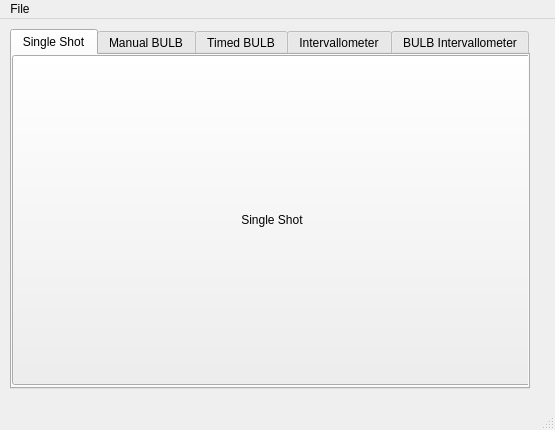
<?xml version="1.0" encoding="UTF-8"?>
<ui version="4.0">
 <class>MainWindow</class>
 <widget class="QMainWindow" name="MainWindow">
  <property name="geometry">
   <rect>
    <x>0</x>
    <y>0</y>
    <width>555</width>
    <height>430</height>
   </rect>
  </property>
  <property name="windowTitle">
   <string>Intervallometer</string>
  </property>
  <widget class="QWidget" name="centralwidget">
   <widget class="QTabWidget" name="tabWidget">
    <property name="geometry">
     <rect>
      <x>10</x>
      <y>10</y>
      <width>520</width>
      <height>360</height>
     </rect>
    </property>
    <property name="currentIndex">
     <number>0</number>
    </property>
    <widget class="QWidget" name="tab">
     <attribute name="title">
      <string>Single Shot</string>
     </attribute>
     <widget class="QWidget" name="gridLayoutWidget">
      <property name="geometry">
       <rect>
        <x>0</x>
        <y>0</y>
        <width>520</width>
        <height>330</height>
       </rect>
      </property>
      <layout class="QGridLayout" name="gridLayout">
       <item row="0" column="0">
        <widget class="QPushButton" name="pushButton">
         <property name="sizePolicy">
          <sizepolicy hsizetype="Expanding" vsizetype="Expanding">
           <horstretch>10</horstretch>
           <verstretch>10</verstretch>
          </sizepolicy>
         </property>
         <property name="text">
          <string>Single Shot</string>
         </property>
        </widget>
       </item>
      </layout>
     </widget>
    </widget>
    <widget class="QWidget" name="tab_2">
     <attribute name="title">
      <string>Manual BULB</string>
     </attribute>
     <widget class="QWidget" name="gridLayoutWidget_2">
      <property name="geometry">
       <rect>
        <x>0</x>
        <y>0</y>
        <width>520</width>
        <height>330</height>
       </rect>
      </property>
      <layout class="QGridLayout" name="gridLayout_2">
       <item row="0" column="0">
        <widget class="QPushButton" name="pushButton_2">
         <property name="sizePolicy">
          <sizepolicy hsizetype="Expanding" vsizetype="Expanding">
           <horstretch>0</horstretch>
           <verstretch>0</verstretch>
          </sizepolicy>
         </property>
         <property name="text">
          <string>Bulb ON</string>
         </property>
        </widget>
       </item>
       <item row="0" column="1">
        <widget class="QPushButton" name="pushButton_3">
         <property name="sizePolicy">
          <sizepolicy hsizetype="Expanding" vsizetype="Expanding">
           <horstretch>0</horstretch>
           <verstretch>0</verstretch>
          </sizepolicy>
         </property>
         <property name="text">
          <string>Bulb OFF</string>
         </property>
        </widget>
       </item>
      </layout>
     </widget>
    </widget>
    <widget class="QWidget" name="tab_3">
     <attribute name="title">
      <string>Timed BULB</string>
     </attribute>
     <widget class="QWidget" name="gridLayoutWidget_3">
      <property name="geometry">
       <rect>
        <x>0</x>
        <y>0</y>
        <width>520</width>
        <height>330</height>
       </rect>
      </property>
      <layout class="QGridLayout" name="gridLayout_3">
       <item row="3" column="0" colspan="3">
        <widget class="QPushButton" name="pushButton_5">
         <property name="sizePolicy">
          <sizepolicy hsizetype="Minimum" vsizetype="Preferred">
           <horstretch>0</horstretch>
           <verstretch>0</verstretch>
          </sizepolicy>
         </property>
         <property name="text">
          <string>Stop</string>
         </property>
        </widget>
       </item>
       <item row="2" column="0" colspan="3">
        <widget class="QPushButton" name="pushButton_4">
         <property name="sizePolicy">
          <sizepolicy hsizetype="Minimum" vsizetype="Preferred">
           <horstretch>0</horstretch>
           <verstretch>0</verstretch>
          </sizepolicy>
         </property>
         <property name="text">
          <string>Start</string>
         </property>
        </widget>
       </item>
       <item row="1" column="0">
        <widget class="QLabel" name="label_2">
         <property name="text">
          <string>Bulb ON time</string>
         </property>
        </widget>
       </item>
       <item row="1" column="1">
        <widget class="QTimeEdit" name="timeEdit_2">
         <property name="dateTime">
          <datetime>
           <hour>0</hour>
           <minute>0</minute>
           <second>1</second>
           <year>2000</year>
           <month>1</month>
           <day>1</day>
          </datetime>
         </property>
         <property name="maximumDateTime">
          <datetime>
           <hour>23</hour>
           <minute>0</minute>
           <second>1</second>
           <year>2000</year>
           <month>1</month>
           <day>1</day>
          </datetime>
         </property>
         <property name="minimumDateTime">
          <datetime>
           <hour>0</hour>
           <minute>0</minute>
           <second>1</second>
           <year>2000</year>
           <month>1</month>
           <day>1</day>
          </datetime>
         </property>
         <property name="maximumTime">
          <time>
           <hour>23</hour>
           <minute>0</minute>
           <second>1</second>
          </time>
         </property>
         <property name="minimumTime">
          <time>
           <hour>0</hour>
           <minute>0</minute>
           <second>1</second>
          </time>
         </property>
         <property name="currentSection">
          <enum>QDateTimeEdit::HourSection</enum>
         </property>
         <property name="displayFormat">
          <string>HH:mm:ss</string>
         </property>
        </widget>
       </item>
      </layout>
     </widget>
    </widget>
    <widget class="QWidget" name="tab_4">
     <attribute name="title">
      <string>Intervallometer</string>
     </attribute>
     <widget class="QWidget" name="gridLayoutWidget_4">
      <property name="geometry">
       <rect>
        <x>0</x>
        <y>0</y>
        <width>520</width>
        <height>330</height>
       </rect>
      </property>
      <layout class="QGridLayout" name="gridLayout_4">
       <item row="2" column="1">
        <widget class="QSpinBox" name="spinBox_3">
         <property name="minimum">
          <number>1</number>
         </property>
         <property name="maximum">
          <number>99999</number>
         </property>
        </widget>
       </item>
       <item row="4" column="0" colspan="3">
        <widget class="QPushButton" name="pushButton_7">
         <property name="sizePolicy">
          <sizepolicy hsizetype="Minimum" vsizetype="Preferred">
           <horstretch>0</horstretch>
           <verstretch>0</verstretch>
          </sizepolicy>
         </property>
         <property name="text">
          <string>Stop</string>
         </property>
        </widget>
       </item>
       <item row="3" column="0" colspan="3">
        <widget class="QPushButton" name="pushButton_6">
         <property name="sizePolicy">
          <sizepolicy hsizetype="Minimum" vsizetype="Preferred">
           <horstretch>0</horstretch>
           <verstretch>0</verstretch>
          </sizepolicy>
         </property>
         <property name="text">
          <string>Start</string>
         </property>
        </widget>
       </item>
       <item row="2" column="0">
        <widget class="QLabel" name="label_4">
         <property name="text">
          <string>Shots</string>
         </property>
        </widget>
       </item>
       <item row="0" column="0">
        <widget class="QLabel" name="label_3">
         <property name="text">
          <string>Delay</string>
         </property>
        </widget>
       </item>
       <item row="0" column="1">
        <widget class="QTimeEdit" name="timeEdit_5">
         <property name="dateTime">
          <datetime>
           <hour>0</hour>
           <minute>0</minute>
           <second>1</second>
           <year>2000</year>
           <month>1</month>
           <day>1</day>
          </datetime>
         </property>
         <property name="maximumDateTime">
          <datetime>
           <hour>23</hour>
           <minute>0</minute>
           <second>1</second>
           <year>2000</year>
           <month>1</month>
           <day>1</day>
          </datetime>
         </property>
         <property name="minimumDateTime">
          <datetime>
           <hour>0</hour>
           <minute>0</minute>
           <second>1</second>
           <year>2000</year>
           <month>1</month>
           <day>1</day>
          </datetime>
         </property>
         <property name="maximumTime">
          <time>
           <hour>23</hour>
           <minute>0</minute>
           <second>1</second>
          </time>
         </property>
         <property name="minimumTime">
          <time>
           <hour>0</hour>
           <minute>0</minute>
           <second>1</second>
          </time>
         </property>
         <property name="currentSection">
          <enum>QDateTimeEdit::HourSection</enum>
         </property>
         <property name="displayFormat">
          <string>HH:mm:ss</string>
         </property>
        </widget>
       </item>
      </layout>
     </widget>
    </widget>
    <widget class="QWidget" name="tab_5">
     <attribute name="title">
      <string>BULB Intervallometer</string>
     </attribute>
     <widget class="QWidget" name="gridLayoutWidget_5">
      <property name="geometry">
       <rect>
        <x>0</x>
        <y>0</y>
        <width>520</width>
        <height>330</height>
       </rect>
      </property>
      <layout class="QGridLayout" name="gridLayout_5">
       <item row="2" column="0">
        <widget class="QLabel" name="label_11">
         <property name="text">
          <string>Shutter open for</string>
         </property>
        </widget>
       </item>
       <item row="3" column="0" colspan="3">
        <widget class="QPushButton" name="pushButton_8">
         <property name="sizePolicy">
          <sizepolicy hsizetype="Minimum" vsizetype="Preferred">
           <horstretch>0</horstretch>
           <verstretch>0</verstretch>
          </sizepolicy>
         </property>
         <property name="text">
          <string>Start</string>
         </property>
        </widget>
       </item>
       <item row="4" column="0" colspan="3">
        <widget class="QPushButton" name="pushButton_9">
         <property name="sizePolicy">
          <sizepolicy hsizetype="Minimum" vsizetype="Preferred">
           <horstretch>0</horstretch>
           <verstretch>0</verstretch>
          </sizepolicy>
         </property>
         <property name="text">
          <string>Stop</string>
         </property>
        </widget>
       </item>
       <item row="0" column="1">
        <widget class="QTimeEdit" name="timeEdit_4">
         <property name="dateTime">
          <datetime>
           <hour>0</hour>
           <minute>0</minute>
           <second>1</second>
           <year>2000</year>
           <month>1</month>
           <day>1</day>
          </datetime>
         </property>
         <property name="maximumDateTime">
          <datetime>
           <hour>23</hour>
           <minute>0</minute>
           <second>1</second>
           <year>2000</year>
           <month>1</month>
           <day>1</day>
          </datetime>
         </property>
         <property name="minimumDateTime">
          <datetime>
           <hour>0</hour>
           <minute>0</minute>
           <second>1</second>
           <year>2000</year>
           <month>1</month>
           <day>1</day>
          </datetime>
         </property>
         <property name="maximumTime">
          <time>
           <hour>23</hour>
           <minute>0</minute>
           <second>1</second>
          </time>
         </property>
         <property name="minimumTime">
          <time>
           <hour>0</hour>
           <minute>0</minute>
           <second>1</second>
          </time>
         </property>
         <property name="currentSection">
          <enum>QDateTimeEdit::HourSection</enum>
         </property>
         <property name="displayFormat">
          <string>HH:mm:ss</string>
         </property>
        </widget>
       </item>
       <item row="1" column="0">
        <widget class="QLabel" name="label_8">
         <property name="text">
          <string>Shots</string>
         </property>
        </widget>
       </item>
       <item row="1" column="1">
        <widget class="QSpinBox" name="spinBox_4">
         <property name="minimum">
          <number>1</number>
         </property>
         <property name="maximum">
          <number>99999</number>
         </property>
        </widget>
       </item>
       <item row="0" column="0">
        <widget class="QLabel" name="label_9">
         <property name="text">
          <string>Delay</string>
         </property>
        </widget>
       </item>
       <item row="2" column="1">
        <widget class="QTimeEdit" name="timeEdit_3">
         <property name="dateTime">
          <datetime>
           <hour>0</hour>
           <minute>0</minute>
           <second>1</second>
           <year>2000</year>
           <month>1</month>
           <day>1</day>
          </datetime>
         </property>
         <property name="maximumDateTime">
          <datetime>
           <hour>23</hour>
           <minute>0</minute>
           <second>1</second>
           <year>2000</year>
           <month>1</month>
           <day>1</day>
          </datetime>
         </property>
         <property name="minimumDateTime">
          <datetime>
           <hour>0</hour>
           <minute>0</minute>
           <second>1</second>
           <year>2000</year>
           <month>1</month>
           <day>1</day>
          </datetime>
         </property>
         <property name="maximumTime">
          <time>
           <hour>23</hour>
           <minute>0</minute>
           <second>1</second>
          </time>
         </property>
         <property name="minimumTime">
          <time>
           <hour>0</hour>
           <minute>0</minute>
           <second>1</second>
          </time>
         </property>
         <property name="currentSection">
          <enum>QDateTimeEdit::HourSection</enum>
         </property>
         <property name="displayFormat">
          <string>HH:mm:ss</string>
         </property>
        </widget>
       </item>
      </layout>
     </widget>
    </widget>
   </widget>
  </widget>
  <widget class="QMenuBar" name="menubar">
   <property name="geometry">
    <rect>
     <x>0</x>
     <y>0</y>
     <width>555</width>
     <height>30</height>
    </rect>
   </property>
   <widget class="QMenu" name="menuFile">
    <property name="title">
     <string>File</string>
    </property>
    <addaction name="separator"/>
    <addaction name="actionConnect"/>
    <addaction name="separator"/>
    <addaction name="actionExit"/>
   </widget>
   <addaction name="menuFile"/>
  </widget>
  <widget class="QStatusBar" name="statusbar"/>
  <action name="actionConnect">
   <property name="text">
    <string>Connect</string>
   </property>
   <property name="shortcut">
    <string>Ctrl+C</string>
   </property>
  </action>
  <action name="actionExit">
   <property name="text">
    <string>Exit</string>
   </property>
   <property name="shortcut">
    <string>Ctrl+Q</string>
   </property>
  </action>
 </widget>
 <resources/>
 <connections/>
</ui>
